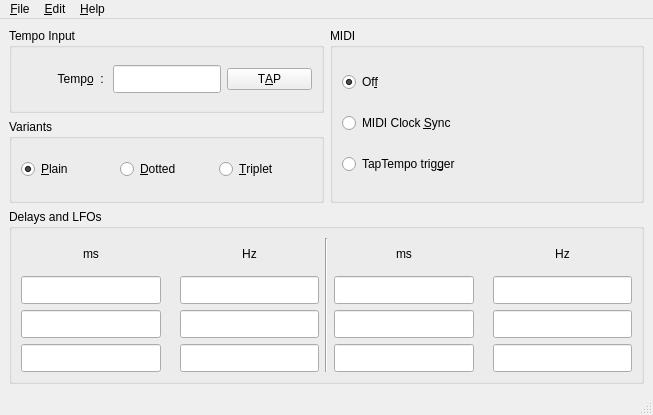
<?xml version="1.0" encoding="UTF-8"?>
<ui version="4.0">
 <class>QrestMainWindowClass</class>
 <widget class="QMainWindow" name="QrestMainWindowClass">
  <property name="geometry">
   <rect>
    <x>0</x>
    <y>0</y>
    <width>653</width>
    <height>415</height>
   </rect>
  </property>
  <property name="sizePolicy">
   <sizepolicy hsizetype="Minimum" vsizetype="Minimum">
    <horstretch>0</horstretch>
    <verstretch>0</verstretch>
   </sizepolicy>
  </property>
  <property name="font">
   <font>
    <pointsize>9</pointsize>
    <kerning>true</kerning>
   </font>
  </property>
  <property name="windowTitle">
   <string>Qrest</string>
  </property>
  <property name="windowIcon">
   <iconset resource="../../../resources/pixmaps.qrc">
    <normaloff>:/icons/pix/qresticon.png</normaloff>:/icons/pix/qresticon.png</iconset>
  </property>
  <widget class="QWidget" name="centralwidget">
   <layout class="QGridLayout" name="gridLayout_6">
    <item row="0" column="0">
     <layout class="QHBoxLayout" name="horizontalLayout_2">
      <item>
       <layout class="QVBoxLayout" name="verticalLayout">
        <item>
         <widget class="QGroupBox" name="tempoInputGroupBox">
          <property name="title">
           <string>Tempo Input</string>
          </property>
          <layout class="QGridLayout" name="gridLayout">
           <item row="0" column="0">
            <layout class="QHBoxLayout" name="tempoInputHorizontalLayout">
             <item>
              <widget class="QLabel" name="tempoLabel">
               <property name="sizePolicy">
                <sizepolicy hsizetype="Minimum" vsizetype="Preferred">
                 <horstretch>0</horstretch>
                 <verstretch>0</verstretch>
                </sizepolicy>
               </property>
               <property name="text">
                <string>Temp&amp;o  : </string>
               </property>
               <property name="alignment">
                <set>Qt::AlignRight|Qt::AlignTrailing|Qt::AlignVCenter</set>
               </property>
               <property name="buddy">
                <cstring>tempoEdit</cstring>
               </property>
              </widget>
             </item>
             <item>
              <widget class="QLineEdit" name="tempoEdit">
               <property name="sizePolicy">
                <sizepolicy hsizetype="Fixed" vsizetype="Fixed">
                 <horstretch>0</horstretch>
                 <verstretch>0</verstretch>
                </sizepolicy>
               </property>
               <property name="minimumSize">
                <size>
                 <width>40</width>
                 <height>28</height>
                </size>
               </property>
               <property name="baseSize">
                <size>
                 <width>60</width>
                 <height>28</height>
                </size>
               </property>
               <property name="toolTip">
                <string>Enter tempo in BPM and hit 'enter' or use mouse wheel</string>
               </property>
              </widget>
             </item>
             <item>
              <widget class="QPushButton" name="tapButton">
               <property name="toolTip">
                <string>Click in sync with beats until steadiness indicator goes green</string>
               </property>
               <property name="text">
                <string>T&amp;AP</string>
               </property>
               <property name="shortcut">
                <string>Alt+A</string>
               </property>
              </widget>
             </item>
            </layout>
           </item>
          </layout>
         </widget>
        </item>
        <item>
         <widget class="QGroupBox" name="groupBox_3">
          <property name="title">
           <string>Variants</string>
          </property>
          <layout class="QHBoxLayout" name="horizontalLayout">
           <item>
            <widget class="QRadioButton" name="plainRadio">
             <property name="text">
              <string>&amp;Plain</string>
             </property>
             <property name="checked">
              <bool>true</bool>
             </property>
            </widget>
           </item>
           <item>
            <widget class="QRadioButton" name="dottedRadio">
             <property name="text">
              <string>&amp;Dotted</string>
             </property>
            </widget>
           </item>
           <item>
            <widget class="QRadioButton" name="tripletRadio">
             <property name="text">
              <string>&amp;Triplet</string>
             </property>
            </widget>
           </item>
          </layout>
         </widget>
        </item>
       </layout>
      </item>
      <item>
       <widget class="QGroupBox" name="midiGroupbox">
        <property name="title">
         <string>MIDI</string>
        </property>
        <layout class="QGridLayout" name="gridLayout_5">
         <item row="0" column="0">
          <widget class="QRadioButton" name="freewheelRadio">
           <property name="text">
            <string>Of&amp;f</string>
           </property>
           <property name="checked">
            <bool>true</bool>
           </property>
          </widget>
         </item>
         <item row="1" column="0">
          <widget class="QRadioButton" name="syncRadio">
           <property name="text">
            <string>MIDI Clock &amp;Sync</string>
           </property>
          </widget>
         </item>
         <item row="2" column="0">
          <widget class="QRadioButton" name="triggerRadio">
           <property name="text">
            <string>TapTempo trig&amp;ger</string>
           </property>
          </widget>
         </item>
        </layout>
       </widget>
      </item>
     </layout>
    </item>
    <item row="1" column="0">
     <widget class="QGroupBox" name="groupBox_2">
      <property name="title">
       <string>Delays and LFOs</string>
      </property>
      <layout class="QGridLayout" name="gridLayout_4">
       <item row="0" column="0">
        <layout class="QHBoxLayout" name="horizontalLayout_3">
         <item>
          <layout class="QGridLayout" name="gridLayout_2">
           <item row="0" column="0">
            <widget class="QLabel" name="label_7">
             <property name="text">
              <string>ms</string>
             </property>
             <property name="alignment">
              <set>Qt::AlignCenter</set>
             </property>
            </widget>
           </item>
           <item row="0" column="2">
            <widget class="QLabel" name="label_8">
             <property name="text">
              <string>Hz</string>
             </property>
             <property name="alignment">
              <set>Qt::AlignCenter</set>
             </property>
            </widget>
           </item>
           <item row="1" column="0">
            <widget class="QLineEdit" name="wholePeriodEdit">
             <property name="minimumSize">
              <size>
               <width>40</width>
               <height>28</height>
              </size>
             </property>
             <property name="baseSize">
              <size>
               <width>60</width>
               <height>28</height>
              </size>
             </property>
             <property name="alignment">
              <set>Qt::AlignRight|Qt::AlignTrailing|Qt::AlignVCenter</set>
             </property>
             <property name="readOnly">
              <bool>true</bool>
             </property>
            </widget>
           </item>
           <item row="1" column="1">
            <widget class="QLabel" name="label_3">
             <property name="text">
              <string/>
             </property>
             <property name="pixmap">
              <pixmap resource="../../../resources/pixmaps.qrc">:/notes/pix/whole.png</pixmap>
             </property>
             <property name="alignment">
              <set>Qt::AlignCenter</set>
             </property>
            </widget>
           </item>
           <item row="1" column="2">
            <widget class="QLineEdit" name="wholeLfoEdit">
             <property name="sizePolicy">
              <sizepolicy hsizetype="Expanding" vsizetype="Fixed">
               <horstretch>0</horstretch>
               <verstretch>0</verstretch>
              </sizepolicy>
             </property>
             <property name="minimumSize">
              <size>
               <width>40</width>
               <height>28</height>
              </size>
             </property>
             <property name="baseSize">
              <size>
               <width>60</width>
               <height>28</height>
              </size>
             </property>
             <property name="readOnly">
              <bool>true</bool>
             </property>
            </widget>
           </item>
           <item row="2" column="0">
            <widget class="QLineEdit" name="halfPeriodEdit">
             <property name="minimumSize">
              <size>
               <width>40</width>
               <height>28</height>
              </size>
             </property>
             <property name="baseSize">
              <size>
               <width>60</width>
               <height>28</height>
              </size>
             </property>
             <property name="alignment">
              <set>Qt::AlignRight|Qt::AlignTrailing|Qt::AlignVCenter</set>
             </property>
             <property name="readOnly">
              <bool>true</bool>
             </property>
            </widget>
           </item>
           <item row="2" column="1">
            <widget class="QLabel" name="label">
             <property name="text">
              <string/>
             </property>
             <property name="pixmap">
              <pixmap resource="../../../resources/pixmaps.qrc">:/notes/pix/half.png</pixmap>
             </property>
             <property name="alignment">
              <set>Qt::AlignCenter</set>
             </property>
            </widget>
           </item>
           <item row="2" column="2">
            <widget class="QLineEdit" name="halfLfoEdit">
             <property name="minimumSize">
              <size>
               <width>40</width>
               <height>28</height>
              </size>
             </property>
             <property name="baseSize">
              <size>
               <width>60</width>
               <height>28</height>
              </size>
             </property>
             <property name="readOnly">
              <bool>true</bool>
             </property>
            </widget>
           </item>
           <item row="3" column="0">
            <widget class="QLineEdit" name="quarterPeriodEdit">
             <property name="minimumSize">
              <size>
               <width>40</width>
               <height>28</height>
              </size>
             </property>
             <property name="baseSize">
              <size>
               <width>60</width>
               <height>28</height>
              </size>
             </property>
             <property name="alignment">
              <set>Qt::AlignRight|Qt::AlignTrailing|Qt::AlignVCenter</set>
             </property>
             <property name="readOnly">
              <bool>true</bool>
             </property>
            </widget>
           </item>
           <item row="3" column="1">
            <widget class="QLabel" name="label_2">
             <property name="text">
              <string/>
             </property>
             <property name="pixmap">
              <pixmap resource="../../../resources/pixmaps.qrc">:/notes/pix/quarter.png</pixmap>
             </property>
             <property name="alignment">
              <set>Qt::AlignCenter</set>
             </property>
            </widget>
           </item>
           <item row="3" column="2">
            <widget class="QLineEdit" name="quarterLfoEdit">
             <property name="minimumSize">
              <size>
               <width>40</width>
               <height>28</height>
              </size>
             </property>
             <property name="baseSize">
              <size>
               <width>60</width>
               <height>28</height>
              </size>
             </property>
             <property name="readOnly">
              <bool>true</bool>
             </property>
            </widget>
           </item>
          </layout>
         </item>
         <item>
          <widget class="Line" name="line">
           <property name="orientation">
            <enum>Qt::Vertical</enum>
           </property>
          </widget>
         </item>
         <item>
          <layout class="QGridLayout" name="gridLayout_3">
           <item row="0" column="0">
            <widget class="QLabel" name="label_10">
             <property name="text">
              <string>ms</string>
             </property>
             <property name="alignment">
              <set>Qt::AlignCenter</set>
             </property>
            </widget>
           </item>
           <item row="0" column="2">
            <widget class="QLabel" name="label_9">
             <property name="text">
              <string>Hz</string>
             </property>
             <property name="alignment">
              <set>Qt::AlignCenter</set>
             </property>
            </widget>
           </item>
           <item row="1" column="0">
            <widget class="QLineEdit" name="eighthPeriodEdit">
             <property name="minimumSize">
              <size>
               <width>40</width>
               <height>28</height>
              </size>
             </property>
             <property name="baseSize">
              <size>
               <width>60</width>
               <height>28</height>
              </size>
             </property>
             <property name="alignment">
              <set>Qt::AlignRight|Qt::AlignTrailing|Qt::AlignVCenter</set>
             </property>
             <property name="readOnly">
              <bool>true</bool>
             </property>
            </widget>
           </item>
           <item row="1" column="1">
            <widget class="QLabel" name="label_6">
             <property name="text">
              <string/>
             </property>
             <property name="pixmap">
              <pixmap resource="../../../resources/pixmaps.qrc">:/notes/pix/eighth.png</pixmap>
             </property>
             <property name="alignment">
              <set>Qt::AlignCenter</set>
             </property>
            </widget>
           </item>
           <item row="1" column="2">
            <widget class="QLineEdit" name="eighthLfoEdit">
             <property name="minimumSize">
              <size>
               <width>40</width>
               <height>28</height>
              </size>
             </property>
             <property name="baseSize">
              <size>
               <width>60</width>
               <height>28</height>
              </size>
             </property>
             <property name="readOnly">
              <bool>true</bool>
             </property>
            </widget>
           </item>
           <item row="2" column="0">
            <widget class="QLineEdit" name="sixteenthPeriodEdit">
             <property name="minimumSize">
              <size>
               <width>40</width>
               <height>28</height>
              </size>
             </property>
             <property name="baseSize">
              <size>
               <width>60</width>
               <height>28</height>
              </size>
             </property>
             <property name="alignment">
              <set>Qt::AlignRight|Qt::AlignTrailing|Qt::AlignVCenter</set>
             </property>
             <property name="readOnly">
              <bool>true</bool>
             </property>
            </widget>
           </item>
           <item row="2" column="1">
            <widget class="QLabel" name="label_5">
             <property name="text">
              <string/>
             </property>
             <property name="pixmap">
              <pixmap resource="../../../resources/pixmaps.qrc">:/notes/pix/sixteenth.png</pixmap>
             </property>
             <property name="alignment">
              <set>Qt::AlignCenter</set>
             </property>
            </widget>
           </item>
           <item row="2" column="2">
            <widget class="QLineEdit" name="sixteenthLfoEdit">
             <property name="minimumSize">
              <size>
               <width>40</width>
               <height>28</height>
              </size>
             </property>
             <property name="baseSize">
              <size>
               <width>60</width>
               <height>28</height>
              </size>
             </property>
             <property name="readOnly">
              <bool>true</bool>
             </property>
            </widget>
           </item>
           <item row="3" column="0">
            <widget class="QLineEdit" name="thirtySecondPeriodEdit">
             <property name="minimumSize">
              <size>
               <width>40</width>
               <height>28</height>
              </size>
             </property>
             <property name="baseSize">
              <size>
               <width>60</width>
               <height>28</height>
              </size>
             </property>
             <property name="alignment">
              <set>Qt::AlignRight|Qt::AlignTrailing|Qt::AlignVCenter</set>
             </property>
             <property name="readOnly">
              <bool>true</bool>
             </property>
            </widget>
           </item>
           <item row="3" column="1">
            <widget class="QLabel" name="label_4">
             <property name="text">
              <string/>
             </property>
             <property name="pixmap">
              <pixmap resource="../../../resources/pixmaps.qrc">:/notes/pix/thirtysecond.png</pixmap>
             </property>
             <property name="alignment">
              <set>Qt::AlignCenter</set>
             </property>
            </widget>
           </item>
           <item row="3" column="2">
            <widget class="QLineEdit" name="thirtySecondLfoEdit">
             <property name="minimumSize">
              <size>
               <width>40</width>
               <height>28</height>
              </size>
             </property>
             <property name="baseSize">
              <size>
               <width>60</width>
               <height>28</height>
              </size>
             </property>
             <property name="readOnly">
              <bool>true</bool>
             </property>
            </widget>
           </item>
          </layout>
         </item>
        </layout>
       </item>
      </layout>
     </widget>
    </item>
   </layout>
  </widget>
  <widget class="QMenuBar" name="menubar">
   <property name="geometry">
    <rect>
     <x>0</x>
     <y>0</y>
     <width>653</width>
     <height>22</height>
    </rect>
   </property>
   <widget class="QMenu" name="menuHelp">
    <property name="title">
     <string>&amp;Help</string>
    </property>
    <addaction name="actionHelp"/>
    <addaction name="actionAbout"/>
   </widget>
   <widget class="QMenu" name="menuFile">
    <property name="title">
     <string>&amp;File</string>
    </property>
    <addaction name="actionQuit"/>
   </widget>
   <widget class="QMenu" name="menuEdit">
    <property name="title">
     <string>&amp;Edit</string>
    </property>
    <addaction name="actionPreferences"/>
   </widget>
   <addaction name="menuFile"/>
   <addaction name="menuEdit"/>
   <addaction name="menuHelp"/>
  </widget>
  <widget class="QStatusBar" name="statusbar"/>
  <action name="actionQuit">
   <property name="icon">
    <iconset resource="../../../resources/pixmaps.qrc">
     <normaloff>:/icons/pix/quit.png</normaloff>:/icons/pix/quit.png</iconset>
   </property>
   <property name="text">
    <string>&amp;Quit</string>
   </property>
   <property name="statusTip">
    <string>Quit Qrest</string>
   </property>
   <property name="shortcut">
    <string>Ctrl+Q</string>
   </property>
   <property name="menuRole">
    <enum>QAction::QuitRole</enum>
   </property>
  </action>
  <action name="actionAbout">
   <property name="icon">
    <iconset resource="../../../resources/pixmaps.qrc">
     <normaloff>:/icons/pix/information.png</normaloff>:/icons/pix/information.png</iconset>
   </property>
   <property name="text">
    <string>About &amp;Qrest...</string>
   </property>
   <property name="statusTip">
    <string>About Qrest</string>
   </property>
   <property name="menuRole">
    <enum>QAction::AboutRole</enum>
   </property>
  </action>
  <action name="actionHelp">
   <property name="icon">
    <iconset resource="../../../resources/pixmaps.qrc">
     <normaloff>:/icons/pix/help.png</normaloff>:/icons/pix/help.png</iconset>
   </property>
   <property name="text">
    <string>Online &amp;Help</string>
   </property>
   <property name="statusTip">
    <string>Help</string>
   </property>
  </action>
  <action name="actionPreferences">
   <property name="icon">
    <iconset resource="../../../resources/pixmaps.qrc">
     <normaloff>:/icons/pix/preferences.png</normaloff>:/icons/pix/preferences.png</iconset>
   </property>
   <property name="text">
    <string>&amp;Preferences</string>
   </property>
   <property name="statusTip">
    <string>Open preferences dialog</string>
   </property>
   <property name="shortcut">
    <string>Ctrl+P</string>
   </property>
   <property name="menuRole">
    <enum>QAction::PreferencesRole</enum>
   </property>
  </action>
 </widget>
 <tabstops>
  <tabstop>tempoEdit</tabstop>
  <tabstop>tapButton</tabstop>
  <tabstop>plainRadio</tabstop>
  <tabstop>dottedRadio</tabstop>
  <tabstop>tripletRadio</tabstop>
  <tabstop>wholePeriodEdit</tabstop>
  <tabstop>halfPeriodEdit</tabstop>
  <tabstop>quarterPeriodEdit</tabstop>
  <tabstop>eighthPeriodEdit</tabstop>
  <tabstop>sixteenthPeriodEdit</tabstop>
  <tabstop>thirtySecondPeriodEdit</tabstop>
  <tabstop>wholeLfoEdit</tabstop>
  <tabstop>halfLfoEdit</tabstop>
  <tabstop>quarterLfoEdit</tabstop>
  <tabstop>eighthLfoEdit</tabstop>
  <tabstop>sixteenthLfoEdit</tabstop>
  <tabstop>thirtySecondLfoEdit</tabstop>
 </tabstops>
 <resources>
  <include location="../../../resources/pixmaps.qrc"/>
 </resources>
 <connections/>
</ui>
